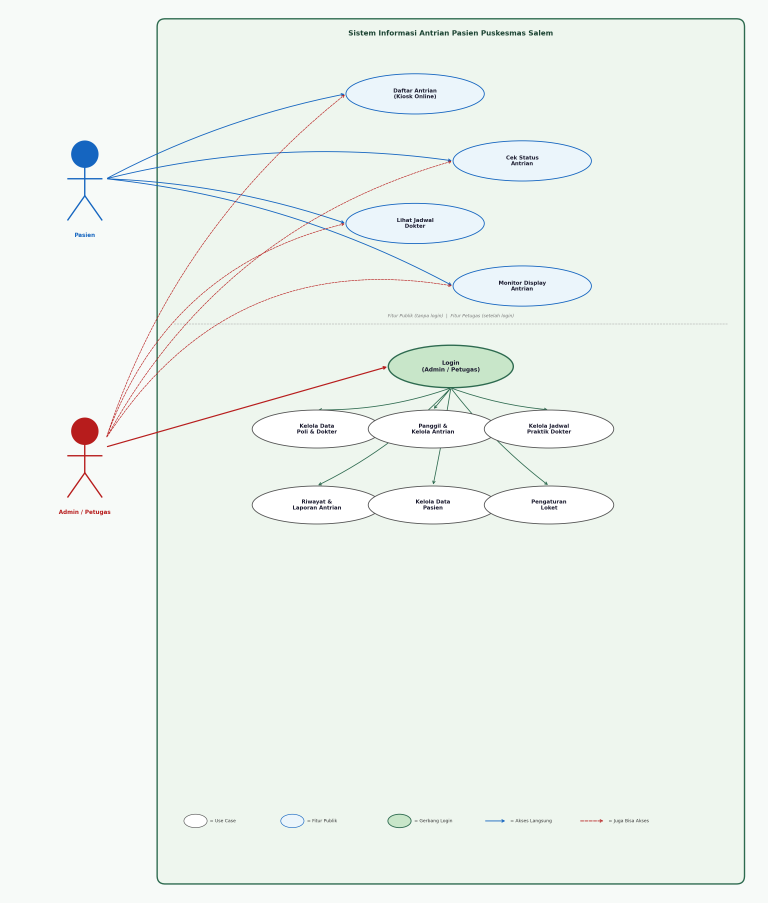
#> input picture alur_sistem.png, 3071 x 3611 px, given in place of logo.png, which was not available (shown at 1/4 size)
$ python alur_sistem.py
#> lines starting #> are read from the running program, lines starting #| are printed output that depends on the picture; after the words box and inside, x2 and y2 are one past the last pixel; in counts of white or black regions, pixels touching at a corner belong together; pictures that were not available may be replaced by others from this repository, and a replacement may not be noted
"""
Alur Sistem — Sistem Informasi Antrian Pasien Puskesmas Salem
=============================================================
Diagram Use Case v4:
- Pasien     -> Fitur Publik (memencar langsung)
- Admin      -> Fitur Publik (juga bisa, panah putus-putus)
- Admin      -> Login (wajib)
- Login      -> Fitur Petugas (memencar, bukan rantai linear)
- Logo Puskesmas Salem ditampilkan di pojok kiri atas diagram

Output: alur_sistem.png
"""

import numpy as np
from PIL import Image
import matplotlib
matplotlib.use("Agg")
import matplotlib.pyplot as plt
import matplotlib.patches as mpatches
from matplotlib.patches import FancyBboxPatch
from matplotlib.offsetbox import OffsetImage, AnnotationBbox

# ─────────────────────────────────────────────
# Canvas
# ─────────────────────────────────────────────
fig, ax = plt.subplots(figsize=(17, 20))
ax.set_xlim(0, 17)
ax.set_ylim(0, 20)
ax.axis("off")
fig.patch.set_facecolor("#F7FAF8")

# ─────────────────────────────────────────────
# Colors
# ─────────────────────────────────────────────
C_SYS_BG   = "#EEF6EE"
C_SYS_BD   = "#2D6A4F"
C_TITLE    = "#1B4332"
C_UC_TEXT  = "#1A1A2E"
C_PASIEN   = "#1565C0"
C_ADMIN    = "#B71C1C"
C_LOGIN_BG = "#C8E6C9"
C_LOGIN_BD = "#2D6A4F"
C_PUB_BG   = "#EBF5FB"
C_PUB_BD   = "#1565C0"
C_ADM_BD   = "#555555"

# ─────────────────────────────────────────────
# Helpers
# ─────────────────────────────────────────────
def ellipse(ax, cx, cy, w, h, label,
            bg="#FFFFFF", bd="#555555", lw=1.4, fs=8.6):
    ax.add_patch(mpatches.Ellipse(
        (cx, cy), width=w, height=h,
        facecolor=bg, edgecolor=bd, linewidth=lw, zorder=3))
    ax.text(cx, cy, label, ha="center", va="center",
            fontsize=fs, fontweight="bold", color=C_UC_TEXT,
            multialignment="center", zorder=4)

def actor(ax, cx, cy, label, color):
    ax.add_patch(plt.Circle((cx, cy+0.65), 0.30, color=color, zorder=5))
    ax.plot([cx, cx],          [cy+0.35, cy-0.28], color=color, lw=2.2, zorder=5)
    ax.plot([cx-0.38, cx+0.38],[cy+0.10, cy+0.10], color=color, lw=2.2, zorder=5)
    ax.plot([cx, cx-0.38],     [cy-0.28, cy-0.82], color=color, lw=2.2, zorder=5)
    ax.plot([cx, cx+0.38],     [cy-0.28, cy-0.82], color=color, lw=2.2, zorder=5)
    ax.text(cx, cy-1.10, label, ha="center", va="top",
            fontsize=9.0, fontweight="bold", color=color, zorder=5)

def arrow(ax, x1, y1, x2, y2, color, lw=1.3,
          ls="solid", rad=0.0, style="->"):
    ax.annotate("", xy=(x2, y2), xytext=(x1, y1),
        arrowprops=dict(arrowstyle=style, color=color, lw=lw,
                        linestyle=ls,
                        connectionstyle=f"arc3,rad={rad}"),
        zorder=2)

# ─────────────────────────────────────────────
# Logo helper  — hapus background putih → transparan
# ─────────────────────────────────────────────
def load_logo_transparent(path, tolerance=30):
    """Baca logo, ganti piksel putih (±tolerance) jadi transparan."""
#> called with path = 'E:\\freelance\\silla\\assets\\logo.png', tolerance = 30
    img = Image.open(path).convert("RGBA")
#> img is the input picture: PIL image 3071x3611 RGBA; mean R, G, B, A 237.2, 244, 238.4, 255
    data = np.array(img, dtype=np.uint8)
    r, g, b, a = data[...,0], data[...,1], data[...,2], data[...,3]
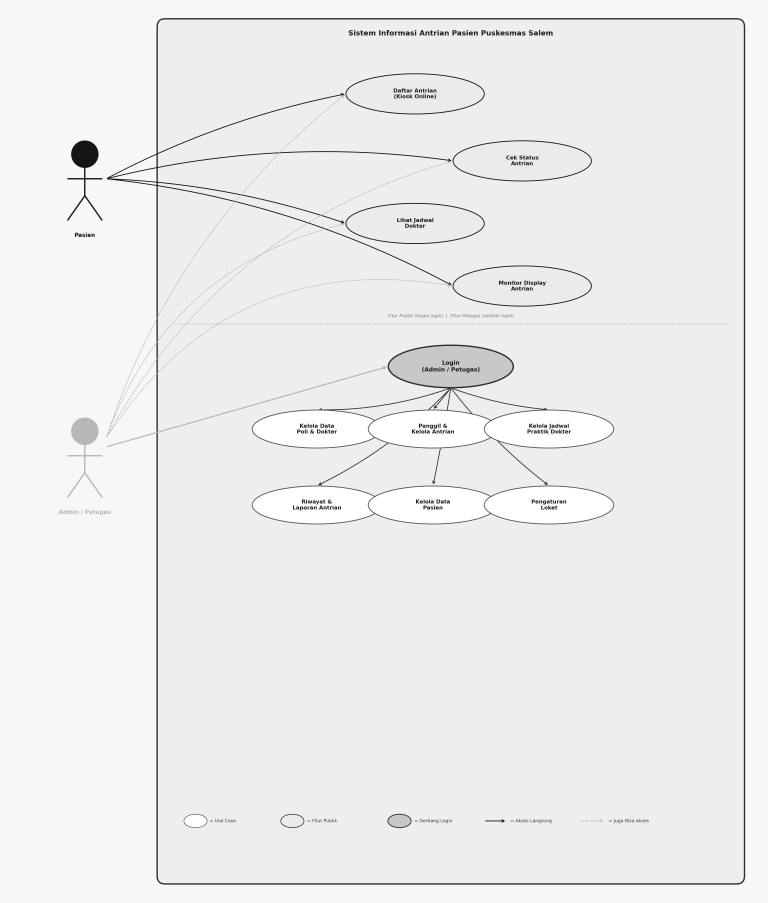
#> r: shape (3611, 3071) (shown at 1/4 size); min 21, max 255, mean 237.2
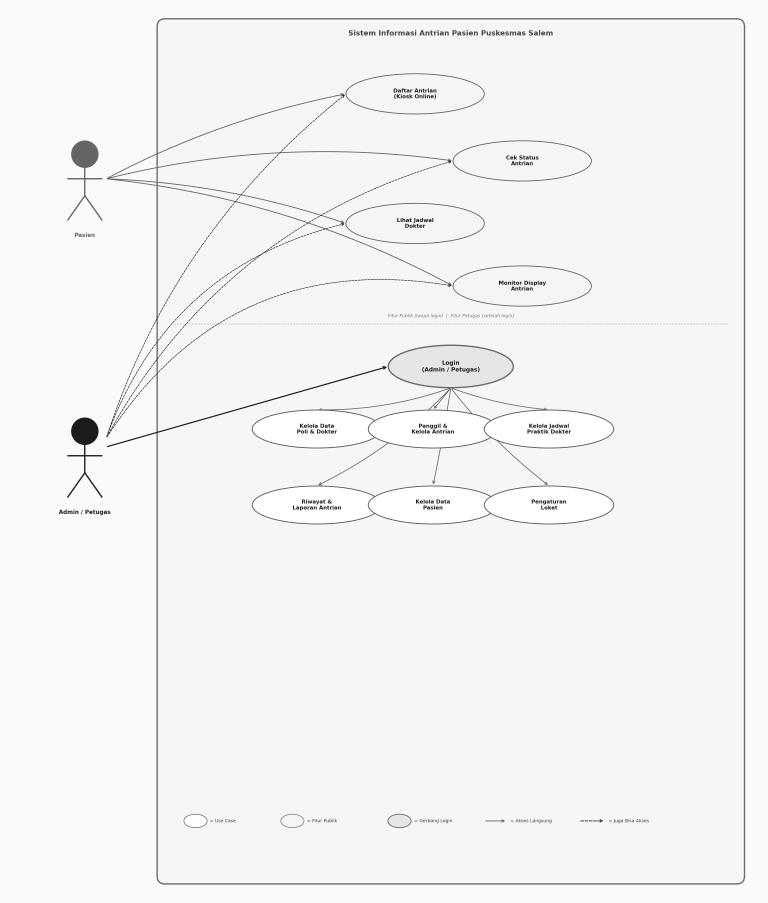
#> g: shape (3611, 3071) (shown at 1/4 size); min 26, max 255, mean 244
#> a: shape (3611, 3071); every value is 255
    white_mask = (r > 255 - tolerance) & (g > 255 - tolerance) & (b > 255 - tolerance)
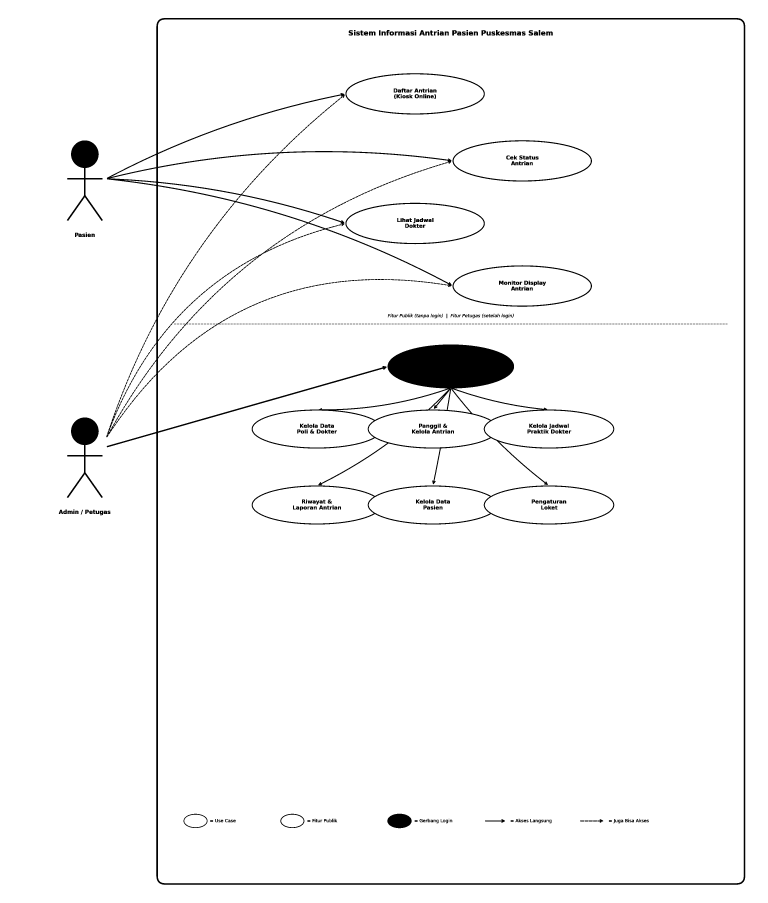
#> white_mask: shape (3611, 3071) bool (shown at 1/4 size); 97.1% white; 765 black regions (209 under 20 px), largest, box (x1, y1, x2, y2) and area: (427, 72, 2981, 3539) 103949, (1007, 1378, 2457, 1941) 92523, (1007, 1942, 2457, 2098) 13577
    data[white_mask, 3] = 0          # set alpha=0 untuk piksel putih
    return Image.fromarray(data, "RGBA")

LOGO_PATH = r"E:\freelance\silla\assets\logo.png"
logo_img  = load_logo_transparent(LOGO_PATH)
logo_arr  = np.array(logo_img)

# ─────────────────────────────────────────────
# System Boundary
# ─────────────────────────────────────────────
ax.add_patch(FancyBboxPatch(
    (3.6, 0.5), 12.8, 19.0,
    boxstyle="round,pad=0.18",
    facecolor=C_SYS_BG, edgecolor=C_SYS_BD,
    linewidth=2.2, zorder=1))

# Embed logo di pojok kiri atas system boundary
logo_ob = OffsetImage(logo_arr, zoom=0.13)   # zoom dikecilkan agar proporsional
logo_ab = AnnotationBbox(
    logo_ob,
    (4.55, 19.2),                # posisi (x, y) dalam data-units
    frameon=False,
    zorder=6
)
ax.add_artist(logo_ab)

# Judul di sebelah kanan logo (geser kanan sedikit)
ax.text(10.8, 19.35,
        "Sistem Informasi Antrian Pasien Puskesmas Salem",
        ha="center", va="center",
        fontsize=11.5, fontweight="bold", color=C_TITLE, zorder=5)

# ─────────────────────────────────────────────
# PUBLIC Use-Cases   (zona atas — kolom kanan)
# ─────────────────────────────────────────────
# Sebar X sedikit agar panah terlihat memencar
pub_ucs = [
    (9.2,  18.0, "Daftar Antrian\n(Kiosk Online)"),
    (11.6, 16.5, "Cek Status\nAntrian"),
    (9.2,  15.1, "Lihat Jadwal\nDokter"),
    (11.6, 13.7, "Monitor Display\nAntrian"),
]
for cx, cy, lbl in pub_ucs:
    ellipse(ax, cx, cy, 3.1, 0.90, lbl, bg=C_PUB_BG, bd=C_PUB_BD)

# ─────────────────────────────────────────────
# Divider
# ─────────────────────────────────────────────
ax.plot([3.8, 16.2], [12.85, 12.85],
        color="#AAAAAA", lw=0.9, ls="--", zorder=2)
ax.text(10.0, 12.98,
        "Fitur Publik (tanpa login)  |  Fitur Petugas (setelah login)",
        ha="center", va="bottom",
        fontsize=7.2, color="#777777", style="italic", zorder=5)

# ─────────────────────────────────────────────
# LOGIN node   (di tengah, tepat di garis batas)
# ─────────────────────────────────────────────
LX, LY = 10.0, 11.9
ellipse(ax, LX, LY, 2.8, 0.95,
        "Login\n(Admin / Petugas)",
        bg=C_LOGIN_BG, bd=C_LOGIN_BD, lw=2.2, fs=9.2)

# ─────────────────────────────────────────────
# ADMIN Use-Cases  (zona bawah — SEBAR X agar memencar)
# ─────────────────────────────────────────────
adm_ucs = [
    ( 7.0, 10.5, "Kelola Data\nPoli & Dokter"),
    ( 9.6, 10.5, "Panggil &\nKelola Antrian"),
    (12.2, 10.5, "Kelola Jadwal\nPraktik Dokter"),
    ( 7.0,  8.8, "Riwayat &\nLaporan Antrian"),
    ( 9.6,  8.8, "Kelola Data\nPasien"),
    (12.2,  8.8, "Pengaturan\nLoket"),
]
for cx, cy, lbl in adm_ucs:
    ellipse(ax, cx, cy, 2.9, 0.85, lbl, bd=C_ADM_BD)

# Login -> setiap fitur admin (memencar, bukan rantai)
for cx, cy, _ in adm_ucs:
    # rad kecil, arah disesuaikan dengan posisi X relatif terhadap Login
    dx = cx - LX
    rad = dx * 0.03   # sedikit melengkung proporsional ke kiri/kanan
    arrow(ax, LX, LY - 0.48, cx, cy + 0.43,
          color=C_SYS_BD, lw=1.3, rad=rad)

# ─────────────────────────────────────────────
# PASIEN actor   (kiri atas)
# ─────────────────────────────────────────────
PA_X, PA_Y = 1.8, 16.0
actor(ax, PA_X, PA_Y, "Pasien", C_PASIEN)

# Pasien → fitur publik (solid biru, memencar)
for i, (cx, cy, _) in enumerate(pub_ucs):
    dx = cx - PA_X
    rad = -dx * 0.01
    arrow(ax, PA_X + 0.48, PA_Y + 0.1,
          cx - 1.55, cy,
          color=C_PASIEN, lw=1.4, rad=rad)

# ─────────────────────────────────────────────
# ADMIN actor   (kiri bawah)
# ─────────────────────────────────────────────
AD_X, AD_Y = 1.8, 9.8
actor(ax, AD_X, AD_Y, "Admin / Petugas", C_ADMIN)

# Admin → Login (solid merah, wajib)
arrow(ax, AD_X + 0.48, AD_Y + 0.3,
      LX - 1.40, LY,
      color=C_ADMIN, lw=1.9)

# Admin -> fitur publik (opsional, putus-putus merah, melengkung)
for i, (cx, cy, _) in enumerate(pub_ucs):
    dx = cx - AD_X
    rad = -(0.15 + i * 0.06)
    arrow(ax, AD_X + 0.48, AD_Y + 0.5,
          cx - 1.55, cy,
          color=C_ADMIN, lw=1.0, ls="dashed", rad=rad)

# ─────────────────────────────────────────────
# Legend
# ─────────────────────────────────────────────
lx, ly = 3.9, 1.55

ax.add_patch(mpatches.Ellipse((lx+0.38, ly+0.18), 0.52, 0.30,
    facecolor="#FFFFFF", edgecolor="#555555", lw=1.0, zorder=3))
ax.text(lx+0.70, ly+0.18, "= Use Case", va="center", fontsize=7.2, color="#333")

ax.add_patch(mpatches.Ellipse((lx+2.55, ly+0.18), 0.52, 0.30,
    facecolor=C_PUB_BG, edgecolor=C_PUB_BD, lw=1.0, zorder=3))
ax.text(lx+2.88, ly+0.18, "= Fitur Publik", va="center", fontsize=7.2, color="#333")

ax.add_patch(mpatches.Ellipse((lx+4.95, ly+0.18), 0.52, 0.30,
    facecolor=C_LOGIN_BG, edgecolor=C_LOGIN_BD, lw=1.4, zorder=3))
ax.text(lx+5.28, ly+0.18, "= Gerbang Login", va="center", fontsize=7.2, color="#333")

ax.annotate("", xy=(lx+7.35, ly+0.18), xytext=(lx+6.85, ly+0.18),
    arrowprops=dict(arrowstyle="->", color=C_PASIEN, lw=1.4))
ax.text(lx+7.43, ly+0.18, "= Akses Langsung",
        va="center", fontsize=7.2, color="#333")

ax.annotate("", xy=(lx+9.55, ly+0.18), xytext=(lx+8.98, ly+0.18),
    arrowprops=dict(arrowstyle="->", color=C_ADMIN, lw=1.3, linestyle="dashed"))
ax.text(lx+9.63, ly+0.18, "= Juga Bisa Akses",
        va="center", fontsize=7.2, color="#333")

# ─────────────────────────────────────────────
# Save
# ─────────────────────────────────────────────
OUTPUT = "alur_sistem.png"
fig.tight_layout(pad=0.5)
fig.savefig(OUTPUT, dpi=180, bbox_inches="tight",
            facecolor=fig.get_facecolor())
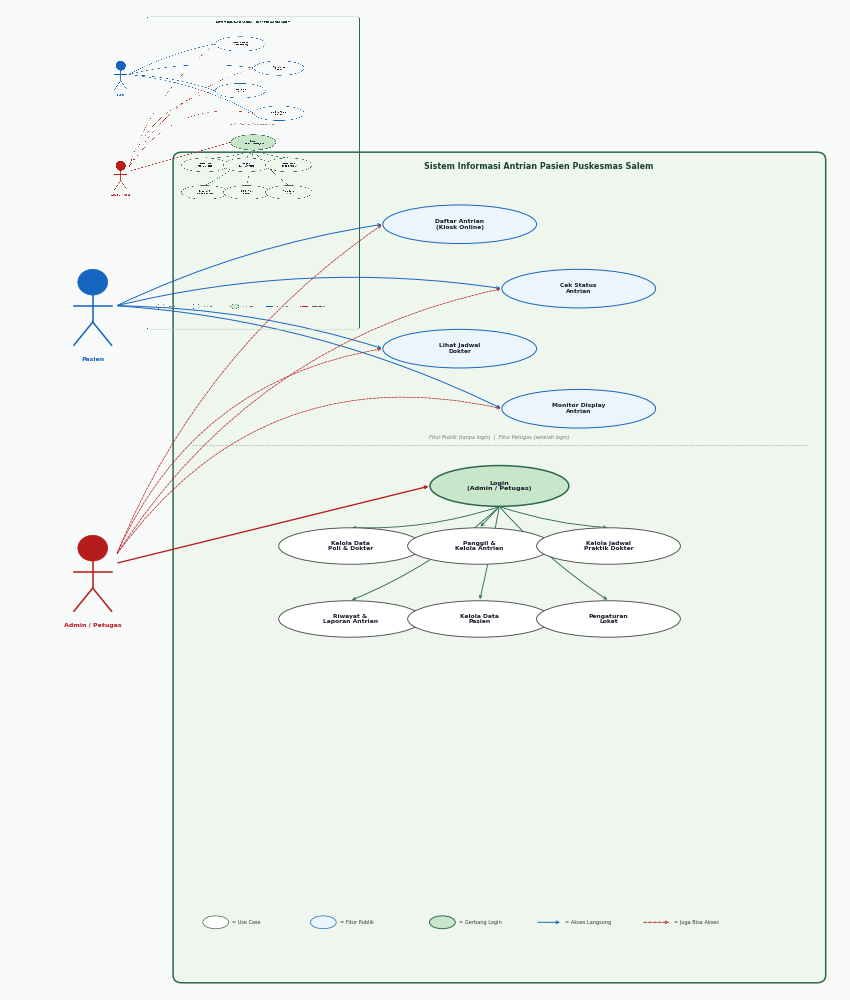
#> figure drawn by matplotlib, 1 panel
plt.close(fig)
print(f"[OK] Diagram berhasil disimpan: {OUTPUT}")
